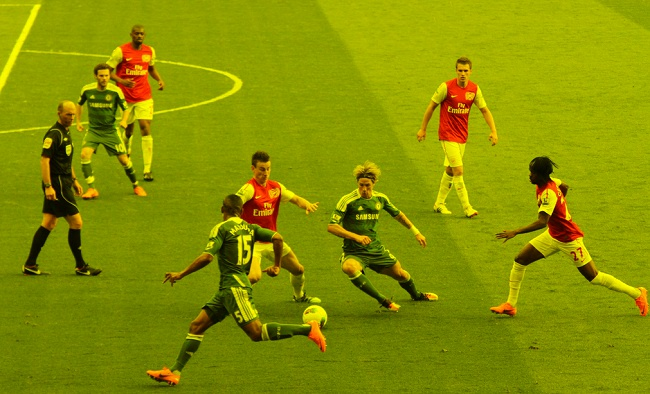
//> input picture 2DTo3DConverter/dest.jpg, 650 x 394 px
$ ./Source dest.jpg   (built with g++ and OpenCV 4)
//> lines starting //> are read from the running program, lines starting //| are printed output that depends on the picture; after the words box and inside, x2 and y2 are one past the last pixel; in counts of white or black regions, pixels touching at a corner belong together
//> further down, im is the input picture: 394 rows x 650 cols, CV_8UC3; mean B, G, R 2.5, 143.7, 134.8
#include "opencv2/opencv.hpp"
#include <map>
#include <sstream>
#include "opencv2/highgui/highgui.hpp"
#include "opencv2/imgproc/imgproc.hpp"
#include <iostream>
#include <stdio.h>
#include <stdlib.h>

using namespace cv;
using namespace std;
using std::vector;

class DbScan
{
public:
	std::map<int, int> labels;
	vector<Rect>& data;
	int C;
	double eps;
	int mnpts;
	double* dp;
	//memoization table in case of complex dist functions
#define DP(i,j) dp[(data.size()*i)+j]
	DbScan(vector<Rect>& _data, double _eps, int _mnpts) :data(_data)
	{
		C = -1;
		for (int i = 0;i<data.size();i++)
		{
			labels[i] = -99;
		}
		eps = _eps;
		mnpts = _mnpts;
	}
	void run()
	{
		dp = new double[data.size()*data.size()];
		for (int i = 0;i<data.size();i++)
		{
			for (int j = 0;j<data.size();j++)
			{
				if (i == j)
					DP(i, j) = 0;
				else
					DP(i, j) = -1;
			}
		}
		for (int i = 0;i<data.size();i++)
		{
			if (!isVisited(i))
			{
				vector<int> neighbours = regionQuery(i);
				if (neighbours.size()<mnpts)
				{
					labels[i] = -1;//noise
				}
				else
				{
					C++;
					expandCluster(i, neighbours);
				}
			}
		}
		delete[] dp;
	}
	void expandCluster(int p, vector<int> neighbours)
	{
		labels[p] = C;
		for (int i = 0;i<neighbours.size();i++)
		{
			if (!isVisited(neighbours[i]))
			{
				labels[neighbours[i]] = C;
				vector<int> neighbours_p = regionQuery(neighbours[i]);
				if (neighbours_p.size() >= mnpts)
				{
					expandCluster(neighbours[i], neighbours_p);
				}
			}
		}
	}

	bool isVisited(int i)
	{
		return labels[i] != -99;
	}

	vector<int> regionQuery(int p)
	{
		vector<int> res;
		for (int i = 0;i<data.size();i++)
		{
			if (distanceFunc(p, i) <= eps)
			{
				res.push_back(i);
			}
		}
		return res;
	}

	double dist2d(Point2d a, Point2d b)
	{
		return sqrt(pow(a.x - b.x, 2) + pow(a.y - b.y, 2));
	}

	double distanceFunc(int ai, int bi)
	{
		if (DP(ai, bi) != -1)
			return DP(ai, bi);
		Rect a = data[ai];
		Rect b = data[bi];
		// [8 lines of commented-out code are left out]
		Point2d tla = Point2d(a.x, a.y);
		Point2d tra = Point2d(a.x + a.width, a.y);
		Point2d bla = Point2d(a.x, a.y + a.height);
		Point2d bra = Point2d(a.x + a.width, a.y + a.height);

		Point2d tlb = Point2d(b.x, b.y);
		Point2d trb = Point2d(b.x + b.width, b.y);
		Point2d blb = Point2d(b.x, b.y + b.height);
		Point2d brb = Point2d(b.x + b.width, b.y + b.height);

		double minDist = 9999999;

		minDist = min(minDist, dist2d(tla, tlb));
		minDist = min(minDist, dist2d(tla, trb));
		minDist = min(minDist, dist2d(tla, blb));
		minDist = min(minDist, dist2d(tla, brb));

		minDist = min(minDist, dist2d(tra, tlb));
		minDist = min(minDist, dist2d(tra, trb));
		minDist = min(minDist, dist2d(tra, blb));
		minDist = min(minDist, dist2d(tra, brb));

		minDist = min(minDist, dist2d(bla, tlb));
		minDist = min(minDist, dist2d(bla, trb));
		minDist = min(minDist, dist2d(bla, blb));
		minDist = min(minDist, dist2d(bla, brb));

		minDist = min(minDist, dist2d(bra, tlb));
		minDist = min(minDist, dist2d(bra, trb));
		minDist = min(minDist, dist2d(bra, blb));
		minDist = min(minDist, dist2d(bra, brb));
		DP(ai, bi) = minDist;
		DP(bi, ai) = minDist;
		return DP(ai, bi);
	}

	vector<vector<Rect> > getGroups()
	{
		vector<vector<Rect> > ret;
		for (int i = 0;i <= C;i++)
		{
			ret.push_back(vector<Rect>());
			for (int j = 0;j<data.size();j++)
			{
				if (labels[j] == i)
				{
					ret[ret.size() - 1].push_back(data[j]);
				}
			}
		}
		return ret;
	}
};

// [33 lines of commented-out code are left out]

void generateRedCyan(Mat &retImage, Mat &image, Mat &depthMap) {
	Mat channel[3];
	//imshow("Original Image", image);

	// The actual splitting.
	split(image, channel);

	// [16 lines of commented-out code are left out]
	int n, m;
	for (int i = 0; i<image.rows; i++){
		for (int j = 0; j<image.cols; j++){
			n = depthMap.at<uchar>(i,j);
			m = (15 * n)/255;
			if (j < image.cols - m - 1){
				//channel[0].at<uchar>(i, j) = channel[0].at<uchar>(i, j + m);
				image.at<cv::Vec3b>(i, j)[0] = image.at<cv::Vec3b>(i, j + m)[0];
				//channel[1].at<uchar>(i, j) = channel[1].at<uchar>(i, j + m);
				image.at<cv::Vec3b>(i, j)[1] = image.at<cv::Vec3b>(i, j + m)[1];
			}
			if (j > m){
				//channel[2].at<uchar>(i, j) = channel[2].at<uchar>(i, j - m);
				//image.at<cv::Vec3b>(i, j)[2] = image.at<cv::Vec3b>(i, j - m)[2];
			}
			//grouped.at<uchar>(Point(bottomPoint.x, bottomPoint.y))
			//std::cout << three_channels[0].at<uchar>(i, j) << " " << three_channels[1].at<uchar>(i, j) << " " << three_channels[2].at<uchar>(i, j) << std::endl;
		}
	}
	//merge(channel, 3, retImage);

	retImage = image;
}

Point getMaxPoint(std::vector<cv::Point> &points, int vertical, int horizontal) {
	Point max(points.at(0));
	for (auto &point : points) // access by reference to avoid copying
	{
		if ((horizontal * point.x > horizontal * max.x) || (vertical * point.y > vertical * max.y)) {
			max = point;
		}
	}
	return max;
}

Point getBottomPoint(std::vector<cv::Point> &points){
	return getMaxPoint(points, 1, 0);
}

void getDistinctContures(Mat &insertImage, std::vector<std::vector<cv::Point> > &contours, int thresh = 100, int thresh2 = 200, int blurSize = 3) {
//> called with thresh = 100, thresh2 = 200, blurSize = 3
	Mat src_gray;
	Mat canny_output;
	std::vector<cv::Vec4i> hierarchy;

	/// Convert image to gray and blur it
	cvtColor(insertImage, src_gray, CV_BGR2GRAY);
	blur(src_gray, src_gray, Size(blurSize, blurSize));

	//imshow("before dilate", src_gray);

	dilate(src_gray, src_gray, vector<Vec6i>());

	//imshow("after dilate",src_gray);

	/// Detect edges using canny
	Canny(src_gray, canny_output, thresh, thresh2, 3);
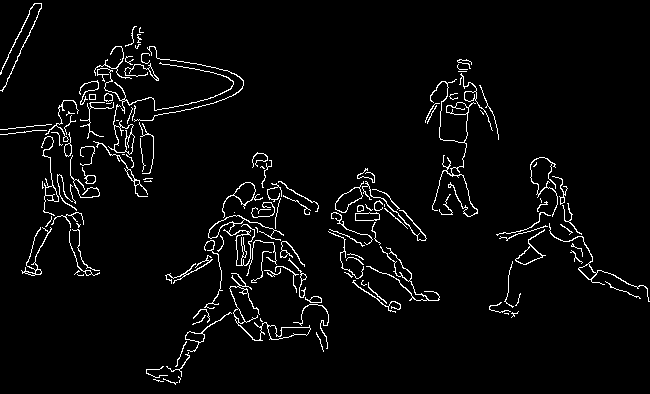
//> canny_output: 394 rows x 650 cols, CV_8UC1; 3.7% white in thin lines or dots

	/// Find contours
	findContours(canny_output, contours, hierarchy, RETR_EXTERNAL, CV_CHAIN_APPROX_TC89_KCOS, Point(0, 0));
//> contours = 137 contours, 94 with area under 20; largest, box (x1, y1, x2, y2) and area: (229, 273, 310, 341) 528, (108, 104, 135, 155) 450, (208, 215, 284, 266) 379, (335, 181, 364, 213) 364, (222, 182, 263, 218) 335
}

int main(int argc, char** argv)
{
	/// Initialize vars
	Mat im;
	RNG rng(12345);
	std::vector<std::vector<cv::Point> > contours;

	/// Load source image and convert it to gray
	if (argc != 2) {
		return -1;
	}
	im = imread(argv[1], CV_LOAD_IMAGE_COLOR);

	/// Check for invalid input
	if (!im.data)
	{
		cout << "Could not open or find the image" << std::endl;
		return -1;
	}

	getDistinctContures(im, contours);

	/// Convert every contour into its bounding box
	vector<Rect> boxes;
	for (size_t i = 0; i < contours.size(); i++)
	{
		Rect r = boundingRect(contours[i]);
		boxes.push_back(r);
	}
//> this loop made 137 passes
//> r on passes 1 to 12: Rect(153, 379, 11, 3), Rect(163, 378, 15, 7), Rect(178, 376, 3, 7), Rect(146, 366, 22, 12), Rect(166, 352, 24, 25), Rect(175, 341, 12, 26), Rect(316, 332, 8, 20), Rect(260, 318, 3, 4), Rect(192, 315, 14, 10), Rect(504, 313, 5, 2), Rect(185, 313, 47, 39), Rect(511, 311, 8, 7)
//> after the loop, boxes = 137 Rects (x, y, width, height), first 8: [153, 379, 11, 3], [163, 378, 15, 7], [178, 376, 3, 7], [146, 366, 22, 12], [166, 352, 24, 25], [175, 341, 12, 26], [316, 332, 8, 20], [260, 318, 3, 4]

	/// Merge bounding boxes that come from same object
	int dbScanDistance = ((im.size().height + im.size().width) /2) * 0.02;//10;//
//> dbScanDistance = 10
	DbScan dbscan(boxes, dbScanDistance, 2);
	dbscan.run();

	/// Set linear gradient (255 gray levels)
	Mat lines(im.size(), CV_8U, Scalar(0));
	int col = 0; // goes from 32 to 223
	int rowLen = lines.rows;
//> rowLen = 394
	for (int r = 0; r < rowLen; r++)
	{
		col = (191 * r) / rowLen;
		lines.row(r).setTo(col + 32);
	}
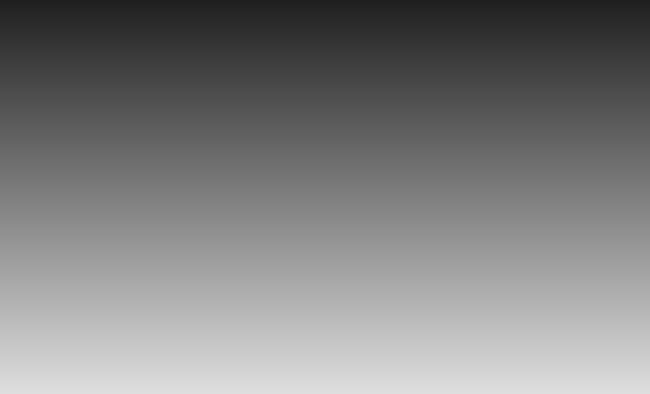
//> lines: 394 rows x 650 cols, CV_8UC1; min 32, max 222, mean 126.8
	//namedWindow("Linear Gradient", CV_WINDOW_NORMAL);
	//imshow("Linear Gradient", lines);

	Mat grouped = lines;//Mat::zeros(im.size(), CV_8UC3);//

	std::vector<std::vector<cv::Point> > contours2(dbscan.C + 1, std::vector<cv::Point>() );
//> contours2 = 8 empty contours
	vector<Scalar> colors;
	RNG rng2(3);
	int colr = 0;
	for (int i = 0;i <= dbscan.C;i++)
	{
		//colors.push_back(HSVtoRGBcvScalar(rng(255), 255, 255));
		colr = 32 + (191*i) / dbscan.C;
		//colors.push_back(Scalar(256 - colr, 256 - colr, 256 - colr));
	}
//> this loop made 8 passes
//> colr on passes 1 to 8: 32, 59, 86, 113, 141, 168, 195, 223
	for (int i = 0;i<dbscan.data.size();i++)
	{
		Scalar color;
		if (dbscan.labels[i] == -1)
		{
			color = Scalar(128, 128, 128);
		}
		else
		{
			int label = dbscan.labels[i];
			//color = colors[label];
			contours2[label].insert(contours2[label].end(), contours[i].begin(), contours[i].end());
		}

		//drawContours(grouped, contours, i, color, CV_FILLED);
	}
//> this loop made 137 passes
//> label on passes 1, 2, 3, 4, 5, 6, 7, 9, 10, 11, 12, 13: 0, 0, 0, 0, 0, 0, 1, 0, 2, 0, 2, 0
//> after the loop, contours2 = 8 contours, 2 with area under 20; largest, box (x1, y1, x2, y2) and area: (0, 3, 244, 276) 10494, (489, 157, 650, 318) 4124, (430, 79, 499, 217) 1794, (146, 235, 232, 385) 1686, (208, 152, 329, 352) 806, (457, 59, 493, 131) 117

	// nakon grupisanja kontura iz contours2 probati da svaku konturu posebno nacrtas na slici pa od takve slike izvadis konture i to external?
	Mat slicica = Mat::zeros(grouped.size(), CV_8UC3);


	/// Draw merged contours on new image
	Mat drawingContours2 = Mat::zeros(grouped.size(), CV_8UC3);
	for (int i = 0; i< contours2.size(); i++)
	{
		// find bottom pixel on contours2
		Point bottomPoint = getBottomPoint(contours2[i]);
		// get color from pixel beneeth
		colors.push_back(grouped.at<uchar>(Point(bottomPoint.x, bottomPoint.y)));

		Scalar color = Scalar(rng2.uniform(0, 255), rng2.uniform(0, 255), rng2.uniform(0, 255));
		drawContours(drawingContours2, contours2, i, color, CV_FILLED, 8, vector<Vec4i>(), 0, Point());
		//drawContours(drawingContours2, hull, i, color, 1, 8, vector<Vec4i>(), 0, Point());

		drawContours(slicica, contours2, i, Scalar(255, 255, 255), CV_FILLED, 8, vector<Vec4i>(), 0, Point());
	}
//> this loop made 8 passes
//> bottomPoint on passes 1 to 8: Point(175, 384), Point(323, 351), Point(511, 317), Point(395, 312), Point(86, 275), Point(470, 216), Point(427, 123), Point(492, 130)
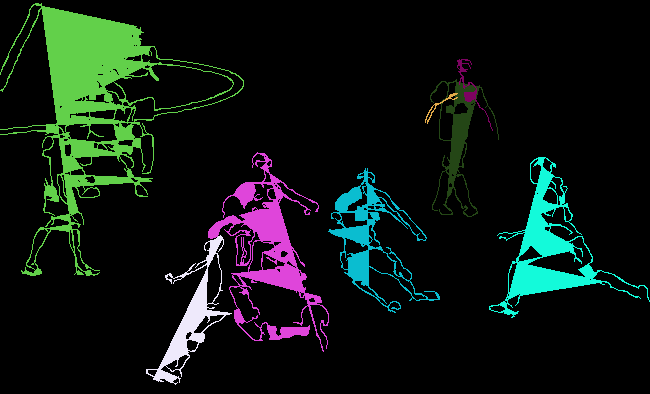
//> drawingContours2: 394 rows x 650 cols, CV_8UC3; mean B, G, R 18.1, 22.5, 13.4
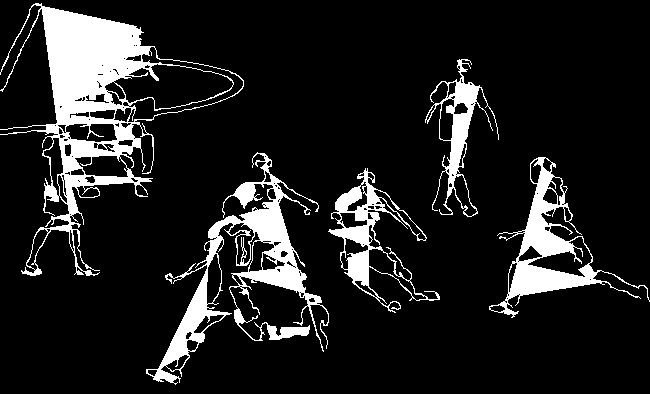
//> slicica: 394 rows x 650 cols, CV_8UC3; 12.5% white; 5 white regions, box (x1, y1, x2, y2) and area: (0, 3, 244, 276) 13604, (146, 152, 329, 385) 8060, (489, 157, 650, 318) 4812, (328, 168, 440, 313) 3156, (425, 59, 499, 217) 2321
	// [21 lines of commented-out code are left out]
	vector<vector<Point> >hull(contours2.size());
//> hull = 8 empty contours
	for (int i = 0; i < contours2.size(); i++)
	{
		convexHull(Mat(contours2[i]), hull[i], false);
	}
//> this loop made 8 passes

	/// Draw contours + hull results
	Mat drawing = Mat::zeros(grouped.size(), CV_8UC3);
	for (int i = 0; i< contours2.size(); i++)
	{
		Scalar color = colors[i];//Scalar(rng2.uniform(0, 255), rng2.uniform(0, 255), rng2.uniform(0, 255));//

		drawContours(grouped, hull, i, color, -100, 8, vector<Vec4i>(), 0, Point()); // -- ovo ne izgleda fino zato sto je konveksan hull umjesto konkavan
		//drawContours(grouped, contours2, i, color, -100, 8, vector<Vec4i>(), 0, Point()); // -- ovo ne izgleda fino zato sto radim spajanja slucajno odabranih tacaka


		// drawContours(drawing, hull, i, color, -100, 8, vector<Vec4i>(), 0, Point());
	}
//> this loop made 8 passes
//> color on passes 1 to 8: Scalar(218), Scalar(202), Scalar(185), Scalar(183), Scalar(165), Scalar(136), Scalar(91), Scalar(95)
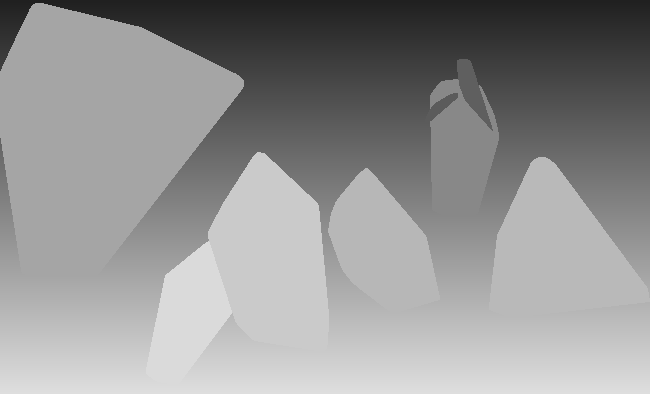
//> grouped: 394 rows x 650 cols, CV_8UC1; min 32, max 222, mean 146.7
	/// Show in a window
	//namedWindow("Hull demo", CV_WINDOW_AUTOSIZE);
	//imshow("Hull demo", drawing);

	/// Show starting image
	imshow("im", im);
	/// Show generated depthmap of an image
	imshow("grouped", grouped);
	/// Write depthmap to a file
	imwrite("../data/grouped.jpg", grouped);

	/// Generate red-cyan image
	Mat redCyan = Mat::zeros(grouped.size(), CV_8UC3);
	generateRedCyan(redCyan, im, grouped);
//> in generateRedCyan, `split(image, channel);`:
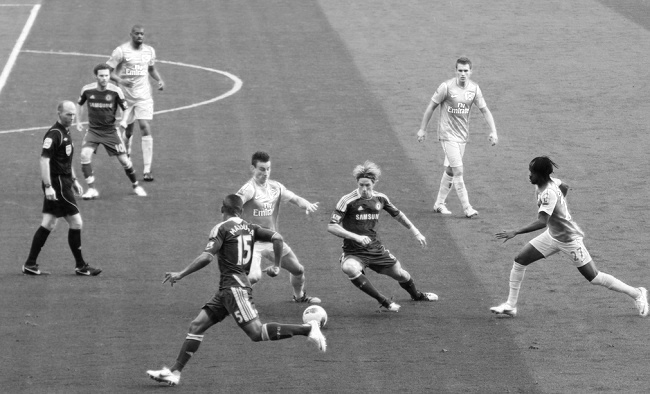
//> channel[2]: 394 rows x 650 cols, CV_8UC1; min 1, max 255, mean 134.8
//> the loop in generateRedCyan, `for (int i = 0; i<image.rows; i++)` made 394 passes
//> (n, m) on passes 1 to 3: (32, 1), (32, 1), (32, 1)
//> after the loop in generateRedCyan, `for (int i = 0; i<image.rows; i++)`:
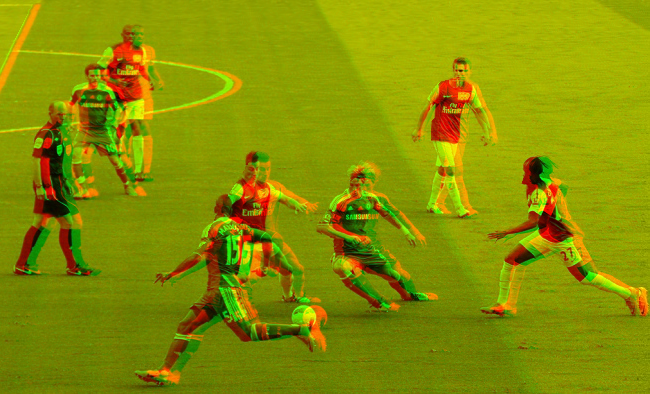
//> image: 394 rows x 650 cols, CV_8UC3; mean B, G, R 2.5, 143.8, 134.8
//> after the loop in generateRedCyan, `for (int i = 0; i<image.rows; i++)`: n = 222; m = 13

	/// Show red-cyan 3d image
	imshow("redCyan", redCyan);

	waitKey(0);
}
